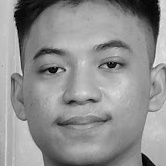
#> input picture dataset/dzikri.2.1.jpg, 166 x 166 px, given in place of 1-1.png, which was not available
$ python for_data_set.py
#> lines starting #> are read from the running program, lines starting #| are printed output that depends on the picture; pictures that were not available may be replaced by others from this repository, and a replacement may not be noted
import cv2 as cv
import os

def setDataset(im,nama):
#> called with im = 'sampleimg/uki/1-1.png', nama = 'maman'
    try:
        hitung = len(os.listdir(f"dataset/{nama}"))
        hitung = hitung if hitung > 0 else 1
    except:
        os.mkdir(f'dataset/{nama}')
        hitung = len(os.listdir(f"dataset/{nama}"))
        hitung = hitung if hitung > 0 else 1

    img = cv.imread(im)
#> img is the input picture: shape (166, 166, 3); min 0, max 235, mean 144.2
    face_detec = cv.CascadeClassifier('cascade/face_detect.xml')
    target = 'dataset/'
    gray = cv.cvtColor(img, cv.COLOR_BGR2GRAY)
    face = face_detec.detectMultiScale(gray, scaleFactor=1.1, minNeighbors=5, minSize=(30,30))
#> face = [[11, 12, 141, 141]]
    for (x, y, w, h) in face:
        cv.imwrite(f"{target}{nama}/{hitung}.jpg", gray[y:y+h, x:x+w])
#> this loop made 1 pass
#> pass 1, in setDataset, `cv.imwrite(f"{target}{nama}/{hitung}.jpg", gray[y:y+h, x:x+w])`:
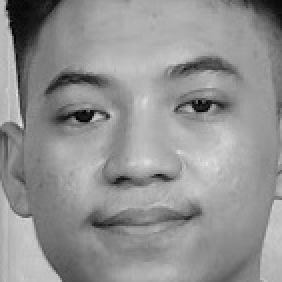
#> saved as 1.jpg: shape (141, 141) (shown 2 times larger); min 0, max 229, mean 146


setDataset('sampleimg/uki/1-1.png','maman')

$ run again, on dataset/dzikri.2.16.jpg
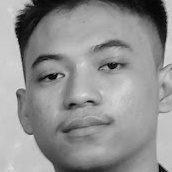
#> input picture dataset/dzikri.2.16.jpg, 172 x 172 px, given in place of 1-1.png, which was not available
#> in setDataset, img is the input picture: shape (172, 172, 3); min 1, max 224, mean 145.1
#> face = [[12, 13, 146, 146]]
#> the loop in setDataset, `for (x, y, w, h) in face:` made 1 pass
#> pass 1, in setDataset, `cv.imwrite(f"{target}{nama}/{hitung}.jpg", gray[y:y+h, x:x+w])`:
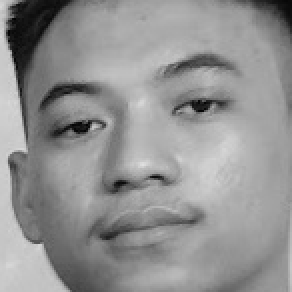
#> saved as 1.jpg: shape (146, 146) (shown 2 times larger); min 1, max 224, mean 146.1

$ run again, on dataset/dzikri.2.17.jpg
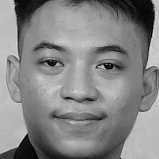
#> input picture dataset/dzikri.2.17.jpg, 159 x 159 px, given in place of 1-1.png, which was not available
#> in setDataset, img is the input picture: shape (159, 159, 3); min 0, max 223, mean 133.2
#> face = [[14, 13, 131, 131]]
#> the loop in setDataset, `for (x, y, w, h) in face:` made 1 pass
#> pass 1, in setDataset, `cv.imwrite(f"{target}{nama}/{hitung}.jpg", gray[y:y+h, x:x+w])`:
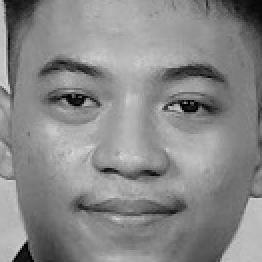
#> saved as 1.jpg: shape (131, 131) (shown 2 times larger); min 0, max 214, mean 136.4

$ run again, on dataset/dzikri.2.19.jpg
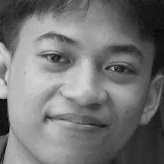
#> input picture dataset/dzikri.2.19.jpg, 164 x 164 px, given in place of 1-1.png, which was not available
#> in setDataset, img is the input picture: shape (164, 164, 3); min 2, max 217, mean 115.8
#> face = [[12, 10, 143, 143]]
#> the loop in setDataset, `for (x, y, w, h) in face:` made 1 pass
#> pass 1, in setDataset, `cv.imwrite(f"{target}{nama}/{hitung}.jpg", gray[y:y+h, x:x+w])`:
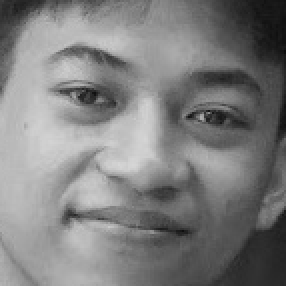
#> saved as 1.jpg: shape (143, 143) (shown 2 times larger); min 12, max 214, mean 126.5
